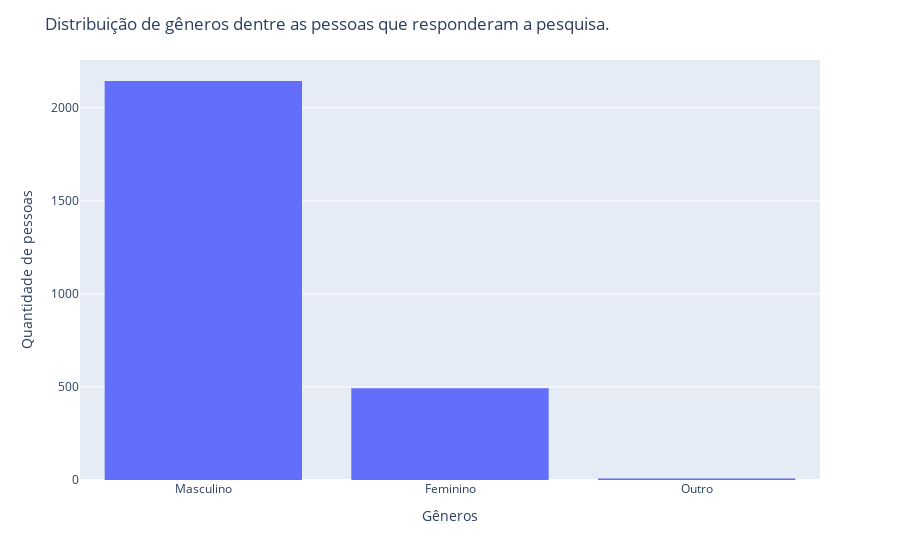

The notebook cell this image was saved under:
### Code cell
fig = px.histogram(df_1, x="('P1_b ', 'Genero')").update_layout(
    title='Distribuição de gêneros dentre as pessoas que responderam a pesquisa.', 
    xaxis_title='Gêneros', 
    yaxis_title='Quantidade de pessoas'
)

fig.show()

### Figure 1 — Plotly figure (JSON) as saved in the notebook; plotly's stock layout.template omitted (floating-point values rounded to 4 significant figures; data arrays with more than 128 entries replaced by an {"elided": "..."} marker saying what was removed)
{"data": [{"alignmentgroup": "True", "bingroup": "x", "hovertemplate": "('P1_b ', 'Genero')=%{x}<br>count=%{y}<extra></extra>", "legendgroup": "", "marker": {"color": "#636efa", "pattern": {"shape": ""}}, "name": "", "offsetgroup": "", "orientation": "v", "showlegend": false, "type": "histogram", "x": {"elided": "2645 str values"}, "xaxis": "x", "yaxis": "y"}], "layout": {"barmode": "relative", "legend": {"tracegroupgap": 0}, "margin": {"t": 60}, "title": {"text": "Distribuição de gêneros dentre as pessoas que responderam a pesquisa."}, "xaxis": {"anchor": "y", "domain": [0, 1], "title": {"text": "Gêneros"}}, "yaxis": {"anchor": "x", "domain": [0, 1], "title": {"text": "Quantidade de pessoas"}}}}
